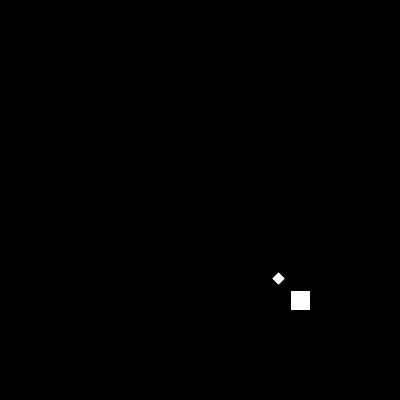
Frame 1 (no input)
Frame 60 (the mouse pressed at the canvas centre just before this capture): identical to frame 1, image omitted
Frame 120 (the mouse held since frame 60 and released just before this capture): identical to frame 1, image omitted

The Processing sketch that drew this single still picture (run headless with seeded random() and noise(); from frame 60 on, the mouse is pressed at the canvas centre):

// Processing sketch: Rotation_Stuff
// ── Rotation_Stuff.pde
float angle, dist = 30;
float d, x, y;
float theta1, theta2, thetaF;
float x1 = 300, y1 = 300;

void setup() {
  size(400, 400);
  background(0);
}

void draw() {
  // gets theta1 (angle of pivot from origin)
  theta1 = atan2(y1, x1);
  // gets theta2 (angle of mouse from pivot)
  theta2 = atan2(mouseY - y1, mouseX - x1);
  // gets d (distance from origin to the pivot)
  d = sqrt(x1 * x1 + y1 * y1);
  thetaF = theta1 - theta2;
  fill(255);
  rectMode(CENTER);
  background(0);
  rotate(theta2);
  x = d * cos(thetaF) + dist;
  y = d * sin(thetaF);
  rect(x, y, 10, 10);
  rotate(-theta2);
  rect(x1, y1, 20, 20);
  println(thetaF * 180 / PI);
  
  /*rotate(PI/4);
  rect(200, 200, 10, 10);
  rotate(-PI/4);*/
}
